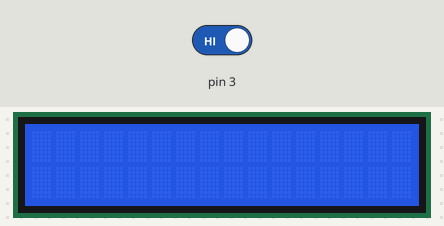
A sketch run on a simulated Arduino Uno, built with avr-gcc and run on an emulated ATmega328P. Parts: 16×2 character LCD. Inputs (shaded band) come from the test bench; at power-on: pin 3 HIGH. What the sketch prints to the serial monitor is not drawn.

Above: at 1.2 s.
1.3 s: pin 3 driven LOW
At 1.7 s:
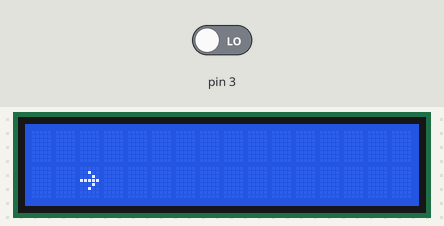
2.8 s: pin 3 driven HIGH
At 4.0 s:
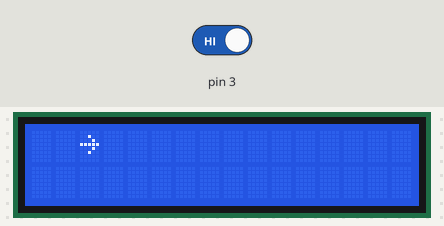
Timing chart, 0 to 5.8 s (numbered marks = the images above; inputs shaded):
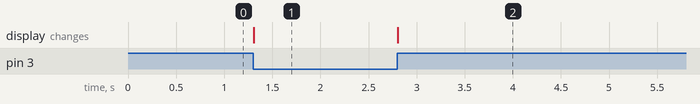

Measured:
- after the input at 1.3 s, the display: changes at once (image 1)
- after the input at 2.8 s, the display: changes at once (image 2)

The sketch:

6_LCD_roadgame.ino
```cpp
/*
  Free open Arduino Course

  Github:
  https://github.com/ZGZMakerSpace/ArduinoCourse
  Documentation:
  https://zaragozamakerspace.com/index.php/courses/curso-basico-arduino/

  by Zaragoza Maker Space
*/
#include <Wire.h>
#include <LiquidCrystal_I2C.h>

LiquidCrystal_I2C lcd(0x3f,16,2);

int flag = true;
int pos = 2;

void setup()
{
  Serial.begin(9600);
  lcd.init();
  lcd.backlight();
  pinMode(3,INPUT);

}

void loop()
{
  Serial.println( digitalRead(3) );
  if(digitalRead(3) != flag){
    flag = digitalRead(3);
    if ( flag == true){
      lcd.setCursor(pos,1);
      lcd.write( 32 );
      lcd.setCursor(pos,0);
      lcd.write( 126 );
    }
    if ( flag == false){
      lcd.setCursor(pos,0);
      lcd.write( 32 );
      lcd.setCursor(pos,1);
      lcd.write( 126 );
    }

  }

}
```
